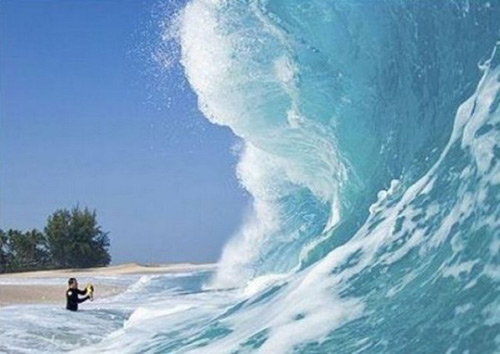
//> input picture OpenCV_Add/第九章——直方图计算/第九章——直方图计算/a.jpg, 500 x 354 px
$ ./H_S   (built with g++ and OpenCV 4)
//> lines starting //> are read from the running program, lines starting //| are printed output that depends on the picture
#include "opencv2/highgui/highgui.hpp"
#include "opencv2/imgproc/imgproc.hpp"
using namespace cv;

int main()
{
	Mat srcImage,hsvImage;
	srcImage = imread("a.jpg");
//> srcImage is the input picture: 354 rows x 500 cols, CV_8UC3; mean B, G, R 190.9, 163.6, 125.2
	cvtColor(srcImage,hsvImage,COLOR_BGR2HSV);
//> hsvImage: 354 rows x 500 cols, CV_8UC3; mean H, S, V 100.9, 91.8, 191.2

	int hueBinNum = 30;
	int saturationBinNum = 32;
	int histSize[] = {hueBinNum,saturationBinNum};
	float hueRanges[] = {0,180};
	float saturationRanges[] = {0,256};
	const float* ranges[] = {hueRanges,saturationRanges};
	int channels[] = {0,1};
	MatND dstHist;

	calcHist(&hsvImage,1,channels,Mat(),dstHist,2,histSize,ranges,true,false);
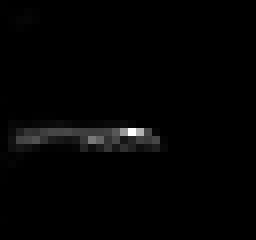
//> dstHist: 30 rows x 32 cols, CV_32FC1 (shown 8 times larger); min 0, max 14140, mean 184.4; drawn with min black and max white
	double maxValue = 0;
	minMaxLoc(dstHist,0,&maxValue,0,0);
//> maxValue = 14140
	int scale = 10;
	Mat histImg = Mat::zeros(saturationBinNum*scale,hueBinNum*10,CV_8UC3);
	for (int hue = 0;hue < hueBinNum;hue++)
		for(int saturation = 0;saturation < saturationBinNum;saturation++)
		{
			float binValue = dstHist.at<float>(hue,saturation);
			int intensity = cvRound(binValue*255/maxValue);
			rectangle(histImg,Point(hue*scale,saturation*scale),
				Point((hue+1)*scale - 1,(saturation+1)*scale -1),
				Scalar::all(intensity));
			imshow("素材图",srcImage);
			imshow("H-S直方图",histImg );
			cv::waitKey(10000);


		}
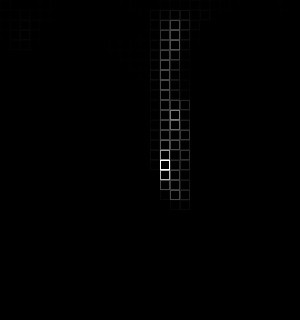
//> histImg: 320 rows x 300 cols, CV_8UC3; min 0, max 255, mean 1.2

}
